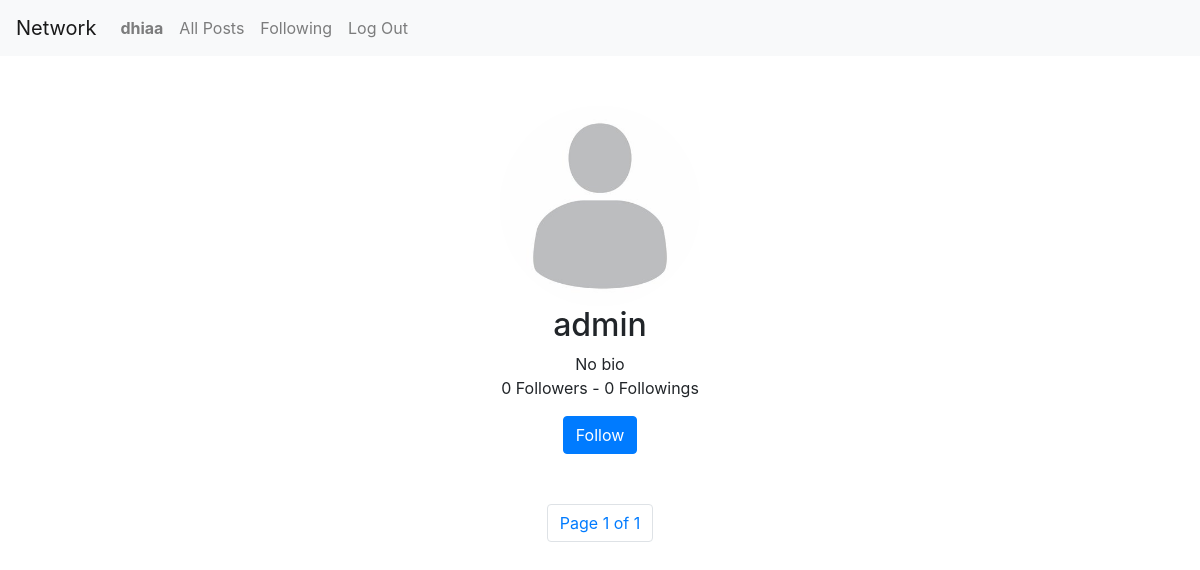
Screenshot of /profile/11 (signed in) with the database file from the repository.
### network/models.py (models this page shows, shortened)
class User(AbstractUser):
    bio = models.CharField(blank=True, null=True, max_length=500)
    profile_image = ResizedImageField(size=[600,600], default="network/static/profile_pictures/default.jpeg", upload_to="network/static/profile_pictures")
    def is_followed(self, user):
        followers = self.followers.all()
        for person in followers:
            if user == person.follower:
                return True
        return False

### network/views.py (the view)
# urls.py: path("profile/<int:id>", views.profile, name="profile"),
@login_required(login_url='login')
def profile(request, id):
    user_authenticated = request.user
    user_profile = User.objects.get(id = id)
    img = str(user_profile.profile_image.url)
    isFollowed = user_profile.is_followed(user_authenticated)
    posts = Post.objects.filter(author = user_profile).all().order_by('-date')
    paginator = Paginator(posts, 10)
    page_number = request.GET.get('page')
    page_obj = paginator.get_page(page_number)
    for post in page_obj:
        post.liked = post.is_liked(user_authenticated)
        post.date = post.date.strftime('%Y-%m-%d %H:%M')
    return render(request, "network/profile.html", {
        "user_profile": user_profile,
        "img":img,
        "user": user_authenticated,
        "posts" : posts,
        'page_obj': page_obj,
        "isFollowed": isFollowed
    })

### network/templates/network/profile.html (shortened to what this page needs)
{% extends "network/layout.html" %}
{% load static %}
{% block body %}
    <div class="container">
        <div class="profile">
            <img id="profile_img_{{user_profile.id}}" class="profileImage" src="{{img}}"  alt="{{img}}" max-height="10px">
            <h2>{{user_profile.username}}</h2>
            {% if user_profile.id == user.id %}
                <div style="display:none;" id="new_text_{{user_profile.id}}">
                    <div class="upload-btn-wrapper uploadbutton">
                        <span>Upload a new image here: </span>
                        <button class="btn btn-primary ">Select Image</button>
                        <input id="newfile_{{user_profile.id}}" type="file" name="myfile" />
                    </div>
                    <br>
                    <textarea id="textarea_{{user_profile.id}}"  class="form-control form-control-sm mb-3 textareaprofile" rows="3"></textarea>
                    <button onclick="hideEditProfileField(event)" profile_id="{{user_profile.id}}" type="submit" class="btn btn-danger my-2 item">Cancel</button>
                    <button  onclick="saveEditProfile(event)" profile_id="{{user_profile.id}}" type="submit" class="btn btn-success my-2 item">Save</button>
                </div>
                {% if user_profile.bio is None %}
                <div class="empty_bio_{{user_profile.id}}">No bio</div>
                {% else %}
                <div class="empty_bio_{{user_profile.id}}">{{user_profile.bio}}</div>
                {% endif %}
                <span onclick="profile(event)" profile_id="{{user.id}}" class="edit_button" id="edit_profile_{{user_profile.id}}">Edit profile</span>
            {% else %}
                {% if user_profile.bio is None %}
                <div>No bio</div>
                {% else %}
                <div>{{user_profile.bio}}</div>
                {% endif %}
            {% endif %}
            <p>{{user_profile.followers.all.count}} Followers - {{user_profile.followings.all.count}} Followings</p>
            {% if user_profile.id != user.id %}
                {% if isFollowed %}
                <form style="margin-bottom: 50px;" action="{% url 'unfollow' id=user_profile.id %}" method="POST">
                    {% csrf_token %}
                    <div>
                        <button class="btn btn-danger">Unfollow</button>
                    </div>
                </form>
                {% else %}
                <form style="margin-bottom: 50px;" action="{% url 'follow' id=user_profile.id %}" method="POST">
                    <div>
                        <button class="btn btn-primary">Follow</button>
                    </div>
                </form>
                {% endif %}
            {% endif %}
        </div>
                <nav class="pagination" aria-label="Page navigation example">
                        <ul class="pagination">
                        <li class="page-item"><a class="page-link" href="#">Page {{ page_obj.number }} of {{ page_obj.paginator.num_pages }}</a></li>
                        </ul>
                  </nav>
    </div>
{% endblock %}

### network/templates/network/layout.html (shortened to what this page needs)
{% load static %}
<!DOCTYPE html>
<html lang="en">
    <head>
        <link rel="stylesheet" href="https://stackpath.bootstrapcdn.com/bootstrap/4.4.1/css/bootstrap.min.css">
        <link href="{% static 'network/styles.css' %}" rel="stylesheet">
    </head>
    <body>
        <nav class="navbar navbar-expand-lg navbar-light bg-light">
            <a class="navbar-brand" href="#">Network</a>
            <div>
              <ul class="navbar-nav mr-auto">
                {% if user.is_authenticated %}
                    <li class="nav-item">
                        <a class="nav-link" href="{% url 'profile' id=user.id %}"><strong>{{ user.username }}</strong></a>
                    </li>
                {% endif %}
                <li class="nav-item">
                  <a class="nav-link" href="{% url 'index' %}">All Posts</a>
                </li>
                {% if user.is_authenticated %}
                    <li class="nav-item">
                        <a class="nav-link" href="{% url 'following_page' %}">Following</a>
                    </li>
                    <li class="nav-item">
                        <a class="nav-link" href="{% url 'logout' %}">Log Out</a>
                    </li>
                {% endif %}
              </ul>
            </div>
          </nav>
        <div class="body">
            {% block body %}
            {% endblock %}
        </div>
    </body>
</html>

### network/static/network/styles.css (style rules this page uses)
.container { max-width: 900px; margin: auto; margin-top: 50px; }
a, a:hover { text-decoration: none; }
.profile { text-align: center; }
.profileImage { border-radius: 50%; height:200px; width:200px; }
.pagination { justify-content: center; }

### rows the page displays
User: username "dhiaa"
User: username "admin", followers.all.count "0", followings.all.count "0"

### other values shown
{{ page_obj.number }} "1"
{{ page_obj.paginator.num_pages }} "1"
